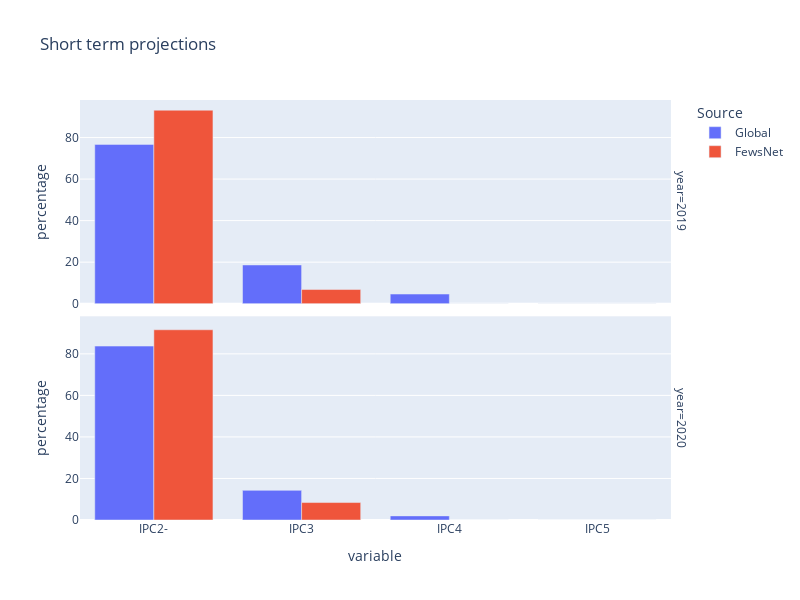

Source (notebook cell):
### Code cell
fig=px.bar(df_combm,x="variable",y="percentage",color="Source",facet_row="year",barmode="group",height=600,width=800,title="Short term projections") #,facet_row="year"
fig.update_xaxes(ticktext=["IPC2-","IPC3","IPC4","IPC5"],tickvals=["perc_ML1_2m","perc_ML1_3","perc_ML1_4","perc_ML1_5"])
fig.show()

### Figure 1 — Plotly figure (JSON) as saved in the notebook; plotly's stock layout.template omitted (floating-point values rounded to 4 significant figures)
{"data": [{"alignmentgroup": "True", "hovertemplate": "Source=Global<br>year=2019<br>variable=%{x}<br>percentage=%{y}<extra></extra>", "legendgroup": "Global", "marker": {"color": "#636efa"}, "name": "Global", "offsetgroup": "Global", "orientation": "v", "showlegend": true, "textposition": "auto", "type": "bar", "x": ["perc_ML1_2m", "perc_ML1_3", "perc_ML1_4", "perc_ML1_5"], "xaxis": "x2", "y": [76.71, 18.64, 4.643, 0], "yaxis": "y2"}, {"alignmentgroup": "True", "hovertemplate": "Source=Global<br>year=2020<br>variable=%{x}<br>percentage=%{y}<extra></extra>", "legendgroup": "Global", "marker": {"color": "#636efa"}, "name": "Global", "offsetgroup": "Global", "orientation": "v", "showlegend": false, "textposition": "auto", "type": "bar", "x": ["perc_ML1_2m", "perc_ML1_3", "perc_ML1_4", "perc_ML1_5"], "xaxis": "x", "y": [83.74, 14.27, 1.985, 0], "yaxis": "y"}, {"alignmentgroup": "True", "hovertemplate": "Source=FewsNet<br>year=2019<br>variable=%{x}<br>percentage=%{y}<extra></extra>", "legendgroup": "FewsNet", "marker": {"color": "#EF553B"}, "name": "FewsNet", "offsetgroup": "FewsNet", "orientation": "v", "showlegend": true, "textposition": "auto", "type": "bar", "x": ["perc_ML1_2m", "perc_ML1_3", "perc_ML1_4", "perc_ML1_5"], "xaxis": "x2", "y": [93.18, 6.824, 0.0007216, 0], "yaxis": "y2"}, {"alignmentgroup": "True", "hovertemplate": "Source=FewsNet<br>year=2020<br>variable=%{x}<br>percentage=%{y}<extra></extra>", "legendgroup": "FewsNet", "marker": {"color": "#EF553B"}, "name": "FewsNet", "offsetgroup": "FewsNet", "orientation": "v", "showlegend": false, "textposition": "auto", "type": "bar", "x": ["perc_ML1_2m", "perc_ML1_3", "perc_ML1_4", "perc_ML1_5"], "xaxis": "x", "y": [91.59, 8.405, 0, 0], "yaxis": "y"}], "layout": {"annotations": [{"font": {}, "showarrow": false, "text": "year=2020", "textangle": 90, "x": 0.98, "xanchor": "left", "xref": "paper", "y": 0.2425, "yanchor": "middle", "yref": "paper"}, {"font": {}, "showarrow": false, "text": "year=2019", "textangle": 90, "x": 0.98, "xanchor": "left", "xref": "paper", "y": 0.7575, "yanchor": "middle", "yref": "paper"}], "barmode": "group", "height": 600, "legend": {"title": {"text": "Source"}, "tracegroupgap": 0}, "title": {"text": "Short term projections"}, "width": 800, "xaxis": {"anchor": "y", "autorange": true, "domain": [0, 0.98], "range": [-0.5, 3.5], "ticktext": ["IPC2-", "IPC3", "IPC4", "IPC5"], "tickvals": ["perc_ML1_2m", "perc_ML1_3", "perc_ML1_4", "perc_ML1_5"], "title": {"text": "variable"}, "type": "category"}, "xaxis2": {"anchor": "y2", "autorange": true, "domain": [0, 0.98], "matches": "x", "range": [-0.5, 3.5], "showticklabels": false, "ticktext": ["IPC2-", "IPC3", "IPC4", "IPC5"], "tickvals": ["perc_ML1_2m", "perc_ML1_3", "perc_ML1_4", "perc_ML1_5"], "type": "category"}, "yaxis": {"anchor": "x", "autorange": true, "domain": [0, 0.485], "range": [0, 98.08], "title": {"text": "percentage"}, "type": "linear"}, "yaxis2": {"anchor": "x2", "autorange": true, "domain": [0.515, 1], "matches": "y", "range": [0, 98.08], "title": {"text": "percentage"}, "type": "linear"}}}
